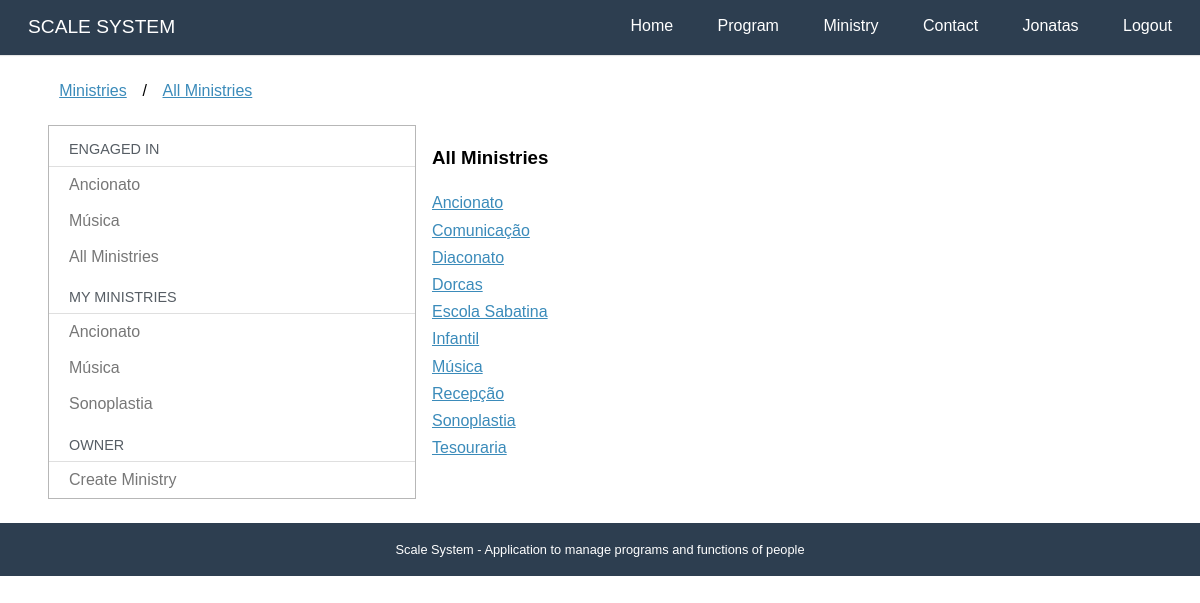
/ministries/all (signed in), run on the app's committed database.
### accounts/models.py (models this page shows, shortened)
class User(AbstractBaseUser, PermissionsMixin):
    username = models.CharField(_('User Name'), max_length=30, unique=True,
        validators = [validators.RegexValidator(re.compile('^[\w.@+-]+$'),
            'O nome de usuário não pode conter letras, digitos ou os seguintes caracteres: @/./+/-/+')])
    email = models.EmailField(_('E-mail'), unique=True)
    name = models.CharField(_('Name'), max_length=100, blank=True)
    telefone = PhoneNumberField(_("Telegram Phone Number"), blank=True)
    name_telegram = models.SlugField(_("Telegram User Name"), blank=True)
    id_telegram = models.SlugField(_("Telegram ID"), blank=True)
    is_active = models.BooleanField(_('Is Active?'), blank=True, default=True)
    is_staff = models.BooleanField(_('Is Staff?'), blank=True, default=False)
    date_joined = models.DateTimeField(_('Entry date'), auto_now_add = True)
    first_access = models.BooleanField(_('Already logged in?'), blank=True, default=False)
    objects = UserManager()
    USERNAME_FIELD  = 'username'
    REQUIRED_FIELDS = ['email']
    def __str__(self):
        return self.name or self.username
    def get_full_name(self):
        return str(self)
    def get_first_name(self):
        return self.get_full_name().split()[0]
    class Meta:
        verbose_name= 'Usuário'
        verbose_name_plural = 'Usuários'
        ordering = ['username']

### ministries/models.py (models this page shows, shortened)
class Ministry (models.Model):
    name = models.CharField(_("Name"), max_length=50)
    slug = models.SlugField(_("Slug"))
    code = models.SlugField(_("Code"), blank=True) # sistema da tesouraria
    created_at = models.DateTimeField(_("Created at"), auto_now_add=True)
    updated_at = models.DateTimeField(_('Updated at'), auto_now=True)
    leader = models.ManyToManyField("accounts.User",blank=True, verbose_name=_("Leadership"))
    objects = MinistryManager()
    def __str__(self):
        return self.name
    class Meta:
        verbose_name = _("Ministry")
        verbose_name_plural = _("Ministries")
        ordering = ['name']

### ministries/views.py (the view)
# urls.py: path('all', views.all,  name='all'),
@login_required
def all(request):
    template_name = 'ministries/all.html'
    context = {}
    context['my_engaged'] = utils.my_engaged(request.user)
    context['my_ministries'] = utils.my_ministries(request.user)
    context['ministries'] = Ministry.objects.all()
    return render(request, template_name, context)

### core/templatetags/call_method.py (called while the page is built)
@register.filter(name='has_group')
def has_group(user, group_name):
    return user.groups.filter(name=group_name).exists()

### ministries/utils.py (called while the page is built)
def my_engaged(user):
    def m(x):
        return [x.ministry]
    def r(x,a):
        if x[0] and x[0] not in a:
            a.append(x[0])
        return a
    functions = list(Function.objects.filter(people = user))
    prog = ProgramTime.objects.filter(person = user)
    for pg in prog:
        functions.append(pg.function)
    if functions:
        return reduce(r,map(m,functions))
    else:
        return []

def my_ministries(user):
     return Ministry.objects.filter(leader=user)

### ministries/templates/ministries/all.html
{% extends "ministries/dashboard.html" %}
{% load i18n %}
{% block breadcrumb %}
{{ block.super }}
<li>/</li>
<li><a href="{% url 'ministries:all' %}">{% translate "All Ministries" %}</a></li>
{% endblock %}
{% block dashboard_content %}
<h3>{% translate "All Ministries" %}</h3>
{% if ministries %}
<p>
        {% for min in ministries %}
        <a href="{% url 'ministries:description' min.slug %}">{{min}}</a><br>
        {% endfor %}
</p>
{% endif %}
{% endblock %}

### ministries/templates/ministries/dashboard.html (shortened to what this page needs)
{% extends "base.html" %}
{% load i18n %}
{% block content %}
<div class="pure-g-r content-ribbon">
    <div class="pure-u-1">
        <ul class="breadcrumb">
            {% block breadcrumb %}
            <li><a href="{% url 'ministries:dashboard' %}">{% translate "Ministries" %}</a></li>
            {% endblock %}
        </ul>
    </div>
    <div class="pure-u-1-3">
        <div class="pure-menu pure-menu-open">
            <a class="pure-menu-heading">{% translate "Engaged in" %}</a>
            <ul>
                {% if my_engaged %}
                {% for min in my_engaged %}
                <li><a href="{% url 'ministries:description' min.slug %}">{{min}}</a></li>
                {% endfor %}
                {% else %}
                {% translate "You are engaged in no Ministries" %}
                {% endif %}
                <li><a href="{% url 'ministries:all'%}">{% translate "All Ministries" %}</a></li>
                {% if my_ministries %}
                <li class="pure-menu-heading">{% translate "My ministries" %}</li>
                {% for min in my_ministries %}
                <li><a href="{% url 'ministries:description' min.slug %}">{{min}}</a></li>
                {% endfor %}
                {% endif %}
                {% if perms.ministries.add_ministry %}
                <li class="pure-menu-heading">{% translate "Owner" %}</li>
                <li><a href="{% url 'ministries:register' %}">{% translate "Create Ministry" %}</a></li>
                {% endif %}
            </ul>
        </div>
    </div>
    <div class="pure-u-2-3">
        <div class="inner">
            {% block dashboard_content %}{% endblock %}
        </div>
    </div>
</div>
{% endblock %}

### core/templates/base.html (shortened to what this page needs)
<!doctype html>
{% load static %}
{% load i18n call_method%}
<html lang="en">
<head>
    <link rel="stylesheet" href="{% static 'core/css/pure-min.css' %}">
    <link rel="stylesheet" href="{% static 'core/css/styles.css' %}" />
</head>
<body>
    <div class="header">
        <div class="home-menu pure-menu pure-menu-open pure-menu-horizontal pure-menu-fixed">
            <a class="pure-menu-heading" href="{% url 'core:home' %}">{% translate "SCALE SYSTEM"%}</a>
            <ul>
                <li class="pure-menu-selected"><a href="{% url 'core:home' %}">{% translate "Home" %}</a></li>
                <li><a href="{% url 'programs:dashboard' %}">{% translate "Program" %}</a></li>
                {% if user.is_authenticated %}
                <li><a href="{% url 'ministries:dashboard' %}">{% translate "Ministry" %}</a></li>
                {% endif %}
                <li><a href="{% url 'core:contact' %}">{% translate "Contact" %}</a></li>
                {% if user.is_authenticated %}
                <li><a href="{% url 'accounts:dashboard' %}">{{user.get_first_name}}</a></li>
                <li><a href="{% url 'accounts:logout' %}">{% translate "Logout" %}</a></li>
                {% else %}
                <li><a href="{% url 'accounts:login' %}">{% translate "Login" %}</a></li>
                {% endif %}
            </ul>
        </div>
    </div>
    <div class="content">
        {% block content %}{% endblock %}
        <div class="footer">
            {% translate 'Scale System - Application to manage programs and functions of people' %}
        </div>
    </div>
</body>
</html>

### core/static/core/css/pure-min.css (style rules this page uses)
html { font-size:100%;-ms-text-size-adjust:100%;-webkit-text-size-adjust:100% }
html,button,input,select,textarea { font-family:sans-serif }
body { margin:0 }
h3 { font-size:1.17em;margin:1em 0 }
p,pre { margin:1em 0 }
dl,menu,ol,ul { margin:1em 0 }
menu,ol,ul { padding:0 0 0 40px }
.pure-u-1,.pure-u-1-2,.pure-u-1-3,.pure-u-2-3,.pure-u-1-4,.pure-u-3-4,.pure-u-1-5,.pure-u-2-5,.pure-u-3-5,.pure-u-4-5,.pure-u-1-6,.pure-u-5-6,.pure-u-1-8,.pure-u-3-8,.pure-u-5-8,.pure-u-7-8,.pure-u-1-12,.pure-u-5-12,.pure-u-7-12,.pure-u-11-12,.pure-u-1-24,.pure-u-5-24,.pure-u-7-24,.pure-u-11-24,.pure-u-13-24,.pure-u-17-24,.pure-u-19-24,.pure-u-23-24 { display:inline-block;*display:inline;zoom:1;letter-spacing:normal;word-spacing:normal;vertical-align:top;text-rendering:auto }
.pure-u-1 { width:100% }
.pure-u-1-3 { width:33.3333%;*width:33.3023% }
.pure-u-2-3 { width:66.6667%;*width:66.6357% }
.pure-g-r { letter-spacing:-.31em;*letter-spacing:normal;*word-spacing:-.43em;font-family:FreeSans,Arimo,"Droid Sans",Helvetica,Arial,sans-serif;display:-webkit-flex;-webkit-flex-flow:row wrap;display:-ms-flexbox;-ms-flex-flow:row wrap }
.pure-g-r [class *="pure-u"] { font-family:sans-serif }
.pure-menu ul { position:absolute;visibility:hidden }
.pure-menu.pure-menu-open { visibility:visible;z-index:2;width:100% }
.pure-menu ul { left:-10000px;list-style:none;margin:0;padding:0;top:-10000px;z-index:1 }
.pure-menu>ul { position:relative }
.pure-menu-open>ul { left:0;top:0;visibility:visible }
.pure-menu li { position:relative }
.pure-menu a,.pure-menu .pure-menu-heading { display:block;color:inherit;line-height:1.5em;padding:5px 20px;text-decoration:none;white-space:nowrap }
.pure-menu.pure-menu-horizontal>.pure-menu-heading { display:inline-block;*display:inline;zoom:1;margin:0;vertical-align:middle }
.pure-menu.pure-menu-horizontal>ul { display:inline-block;*display:inline;zoom:1;vertical-align:middle;height:2.4em }
.pure-menu li a { padding:5px 20px }
.pure-menu-fixed { position:fixed;top:0;left:0;width:100% }
.pure-menu-horizontal li { display:inline-block;*display:inline;zoom:1;vertical-align:middle }
.pure-menu.pure-menu-open,.pure-menu.pure-menu-horizontal li .pure-menu-children { background:#fff;border:1px solid #b7b7b7 }
.pure-menu.pure-menu-horizontal,.pure-menu.pure-menu-horizontal .pure-menu-heading { border:0 }
.pure-menu a { border:1px solid transparent;border-left:0;border-right:0 }
.pure-menu a,.pure-menu .pure-menu-can-have-children>li:after { color:#777 }
.pure-menu .pure-menu-heading { color:#565d64;text-transform:uppercase;font-size:90%;margin-top:.5em;border-bottom-width:1px;border-bottom-style:solid;border-bottom-color:#dfdfdf }
.pure-menu .pure-menu-selected a { color:#000 }
.pure-menu.pure-menu-open.pure-menu-fixed { border:0;border-bottom:1px solid #b7b7b7 }

### core/static/core/css/styles.css (style rules this page uses)
* { -webkit-box-sizing: border-box; -moz-box-sizing: border-box; box-sizing: border-box; }
body { margin: 0 auto; line-height: 1.7em; }
a { color: #3b8bba; }
.content { padding-top: 2em; }
.header { margin: 0 0; }
.header .pure-menu { padding: 0.5em; background-color: #2d3e50; }
.header .pure-menu a { color: #fff; }
.header .pure-menu-heading { float: left; }
.header ul { float: right; }
.home-menu { padding: 0.5em; text-align: left; box-shadow: 0 1px 1px rgba(0,0,0, 0.10); }
.home-menu.pure-menu-open { background: #2d3e50; }
.pure-menu.pure-menu-open.pure-menu-fixed { border-bottom: none; z-index: 4; }
.home-menu .pure-menu-heading { color: white; font-weight: 400; font-size: 120%; }
.home-menu .pure-menu-selected a { color: white; }
.home-menu a { color: #6FBEF3; }
.content .content-ribbon { margin: 1.5em 3em; }
.footer { background: #2d3e50; color: #fff; text-align: center; padding: 1em; font-size: 80%; }
.inner { padding: 0em 1em; }
.inner p { margin-top: 0; }
ul.breadcrumb { padding: 0; }
ul.breadcrumb li { display: inline-block; }
ul.breadcrumb li a { display: inline-block; padding: 0.3em 0.7em; }

### data on the page
User: get_first_name "Jonatas"
Ministry: name "Ancionato"
Ministry: name "Música"
Ministry: name "Sonoplastia"
Ministry: name "Comunicação"
Ministry: name "Diaconato"
Ministry: name "Dorcas"
Ministry: name "Escola Sabatina"
Ministry: name "Infantil"
Ministry: name "Recepção"
Ministry: name "Tesouraria"
